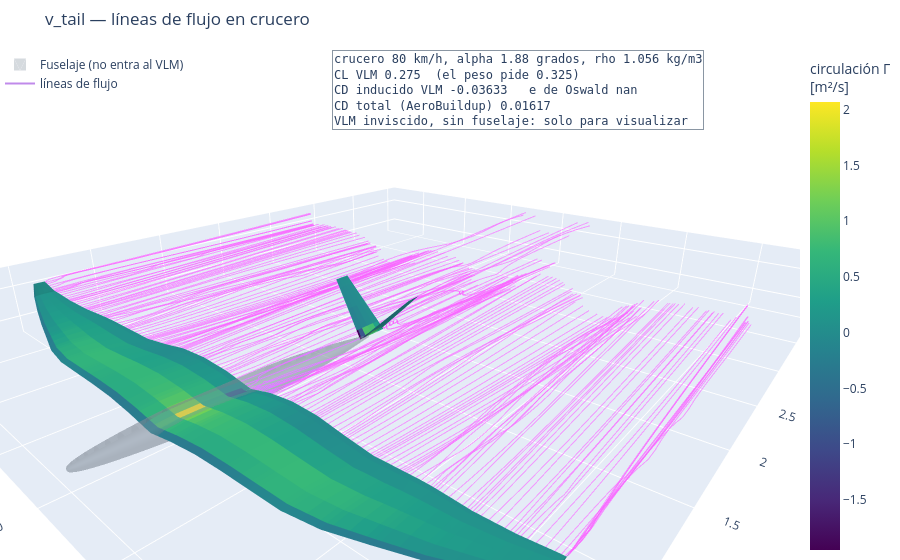

Here is the notebook cell this chart was saved with:
### Markdown cell above
## 8b. Líneas de flujo del ganador (VLM)

El avión **trimado** en el punto de **crucero** de la misión (su alpha, 80 km/h, la densidad del escenario), resuelto con el método de red de vórtices (VLM) de AeroSandbox. Los paneles se pintan con la **circulación Γ** de cada vórtice [m²/s]: dónde el ala genera más sustentación. Las líneas violetas son líneas de flujo: se ven la estela y el torbellino de punta.

**Es solo para visualizar.** El VLM es potencial e inviscido: no ve el fuselaje (se dibuja en gris como referencia), no capta toda la sustentación de los perfiles con mucha curvatura, y el CD que da es solo el inducido. Los números del optimizador salen de AeroBuildup (el recuadro muestra los dos). Tarda ~20 s. Para ver otra familia, cambiá `FAMILIA_FLUJO`.

### Code cell
FAMILIA_FLUJO = top_ganadora          # o cualquiera de TOPOLOGIAS_A_CORRER, p. ej. "pod_boom"

fig_flujo, datos_flujo = av.figura_flujo(estados[FAMILIA_FLUJO].mejor().params, FAMILIA_FLUJO)
if fig_flujo is None:
    print(f"[{FAMILIA_FLUJO}] el mejor avion es infactible: {datos_flujo['motivo']}")
else:
    fig_flujo.show()

### Figure 1 — Plotly figure (JSON) as saved in the notebook; plotly's stock layout.template omitted (floating-point values rounded to 4 significant figures; data arrays with more than 128 entries replaced by an {"elided": "..."} marker saying what was removed)
{"data": [{"colorbar": {"title": {"text": "circulación Γ<br>[m²/s]"}, "x": 1}, "colorscale": [[0, "#440154"], [0.1111, "#482878"], [0.2222, "#3e4989"], [0.3333, "#31688e"], [0.4444, "#26828e"], [0.5556, "#1f9e89"], [0.6667, "#35b779"], [0.7778, "#6ece58"], [0.8889, "#b5de2b"], [1, "#fde725"]], "flatshading": false, "i": {"elided": "1152 int values"}, "intensity": {"elided": "1152 float values"}, "intensitymode": "cell", "j": {"elided": "1152 int values"}, "k": {"elided": "1152 int values"}, "lighting": {"ambient": 0.75, "diffuse": 0.35, "roughness": 0.9, "specular": 0.05}, "name": "superficies (VLM)", "type": "mesh3d", "x": {"elided": "2304 float values"}, "y": {"elided": "2304 float values"}, "z": {"elided": "2304 float values"}}, {"color": "#8a96a3", "i": {"elided": "720 int values"}, "j": {"elided": "720 int values"}, "k": {"elided": "720 int values"}, "lighting": {"ambient": 0.75, "diffuse": 0.35, "roughness": 0.9, "specular": 0.05}, "name": "Fuselaje (no entra al VLM)", "opacity": 0.35, "showlegend": true, "type": "mesh3d", "x": {"elided": "380 float values"}, "y": {"elided": "380 float values"}, "z": {"elided": "380 float values"}}, {"line": {"color": "rgba(150, 60, 220, 0.6)", "width": 2}, "mode": "lines", "name": "líneas de flujo", "type": "scatter3d", "x": {"elided": "57792 float values"}, "y": {"elided": "57792 float values"}, "z": {"elided": "57792 float values"}}], "layout": {"annotations": [{"align": "left", "bgcolor": "rgba(255,255,255,0.85)", "bordercolor": "#8a96a3", "borderwidth": 1, "font": {"family": "monospace", "size": 12}, "showarrow": false, "text": "crucero 80 km/h, alpha 1.88 grados, rho 1.056 kg/m3<br>CL VLM 0.275  (el peso pide 0.325)<br>CD inducido VLM -0.03633   e de Oswald nan<br>CD total (AeroBuildup) 0.01617<br>VLM inviscido, sin fuselaje: solo para visualizar", "x": 0.88, "xanchor": "right", "xref": "paper", "y": 1, "yanchor": "top", "yref": "paper"}], "legend": {"x": 0, "y": 1}, "margin": {"b": 0, "l": 0, "r": 0, "t": 50}, "scene": {"aspectmode": "data", "camera": {"eye": {"x": -1.4, "y": -1.2, "z": 0.7}}, "xaxis": {"title": {"text": "x [m] (hacia la cola)"}}, "yaxis": {"title": {"text": "y [m]"}}, "zaxis": {"title": {"text": "z [m]"}}}, "title": {"text": "v_tail — líneas de flujo en crucero"}}}
